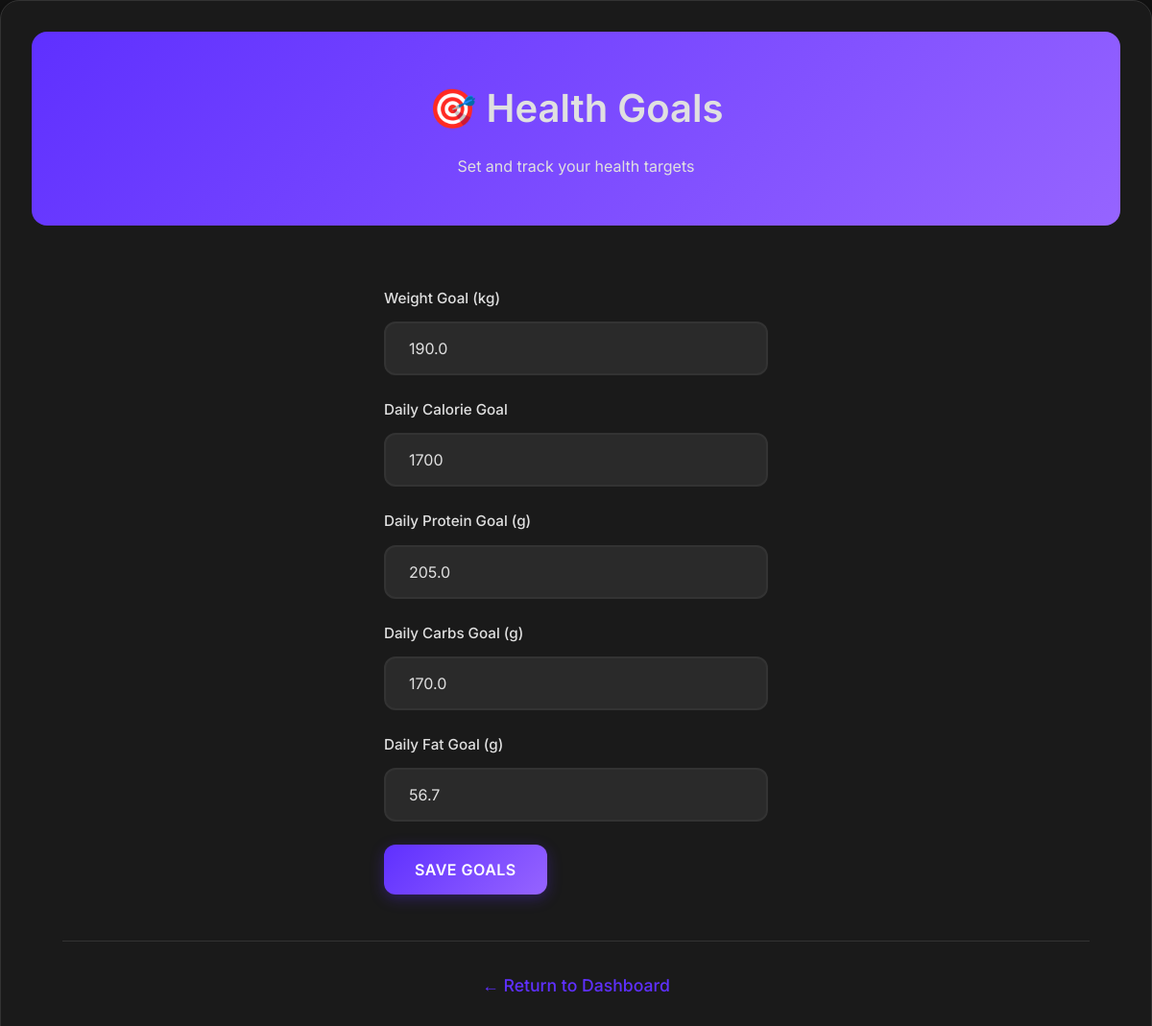
Screenshot of /goals (signed in) with the database file from the repository.
### tables this page shows
CREATE TABLE goals (
            id INTEGER PRIMARY KEY AUTOINCREMENT,
            user_id INTEGER,
            weight_goal REAL,
            calorie_goal INTEGER, protein_goal REAL, carbs_goal REAL, fat_goal REAL,
            FOREIGN KEY (user_id) REFERENCES users(id)
        );

### cedhealth_app.py (the view, shortened to what this page needs)
@app.route('/goals', methods=['GET', 'POST'])
def goals():
    if 'user_id' not in session:
        return redirect(url_for('login'))
    user_id = session['user_id']
    conn = sqlite3.connect('cedhealth.db')
    c = conn.cursor()
    c.execute('SELECT weight_goal, calorie_goal, protein_goal, carbs_goal, fat_goal FROM goals WHERE user_id = ?',
              (user_id, ))
    goal = c.fetchone()
    conn.close()
    return render_template('goals.html', goal=goal)

### templates/goals.html (shortened to what this page needs)
<!DOCTYPE html>
<html lang="en">
<head>
    <link rel="stylesheet" href="{{ url_for('static', filename='style.css') }}">
</head>
<body>
    <div class="container">
        <div class="header">
            <h1>🎯 Health Goals</h1>
            <p>Set and track your health targets</p>
        </div>
        <div class="content">
            <form method="POST" class="form-container">
                <div class="form-group">
                    <label for="weight_goal">Weight Goal (kg)</label>
                    <input type="number" id="weight_goal" name="weight_goal" step="0.1"
                           value="{{ goal[0] if goal else '' }}" placeholder="Enter your target weight">
                </div>
                <div class="form-group">
                    <label for="calorie_goal">Daily Calorie Goal</label>
                    <input type="number" id="calorie_goal" name="calorie_goal"
                           value="{{ goal[1] if goal else '' }}" placeholder="Enter daily calorie target">
                </div>
                <div class="form-group">
                    <label for="protein_goal">Daily Protein Goal (g)</label>
                    <input type="number" id="protein_goal" name="protein_goal" step="0.1"
                           value="{{ goal[2] if goal else '' }}" placeholder="Enter daily protein target">
                </div>
                <div class="form-group">
                    <label for="carbs_goal">Daily Carbs Goal (g)</label>
                    <input type="number" id="carbs_goal" name="carbs_goal" step="0.1"
                           value="{{ goal[3] if goal else '' }}" placeholder="Enter daily carbs target">
                </div>
                <div class="form-group">
                    <label for="fat_goal">Daily Fat Goal (g)</label>
                    <input type="number" id="fat_goal" name="fat_goal" step="0.1"
                           value="{{ goal[4] if goal else '' }}" placeholder="Enter daily fat target">
                </div>
                <button type="submit" class="btn btn-primary">Save Goals</button>
            </form>
            <div class="back-link">
                <a href="/dashboard">← Return to Dashboard</a>
            </div>
        </div>
    </div>
</body>
</html>

### static/style.css (style rules this page uses)
* { margin: 0; padding: 0; box-sizing: border-box; }
:root { --primary-bg: #121212; --secondary-bg: #1A1A1A; --tertiary-bg: #2A2A2A; --card-bg: #1A1A1A; --accent-color: #5f30ff; --accent-gradient: linear-gradient(135deg, #5f30ff 0%, #9664ff 100%); --accent-hover: #7c3aed; --text-primary: #e0e0e0; --text-secondary: #B8B8B8; --text-muted: #888888; --border-color: #333333; --shadow-light: rgba(95, 48, 255, 0.1); --shadow-medium: rgba(0, 0, 0, 0.3); --shadow-heavy: rgba(0, 0, 0, 0.5); --radius-sm: 8px; --radius-md: 12px; --radius-lg: 16px; --radius-xl: 20px; --space-xs: 0.5rem; --space-sm: 0.75rem; --space-md: 1rem; --space-lg: 1.5rem; --space-xl: 2rem; --space-2xl: 3rem; }
body { font-family: 'Inter', 'Poppins', -apple-system, BlinkMacSystemFont, 'Segoe UI', Roboto, sans-serif; line-height: 1.6; color: var(--text-primary); background-color: var(--primary-bg); min-height: 100vh; font-weight: 400; }
h1, h2, h3, h4, h5, h6 { font-weight: 600; margin-bottom: var(--space-md); color: var(--text-primary); font-family: 'Inter', sans-serif; }
h1 { font-size: 2.5rem; }
p, span, div, label, li, td, th { color: var(--text-primary); font-family: 'Inter', sans-serif; }
a { color: var(--accent-color); text-decoration: none; transition: color 0.3s ease; }
.btn { display: inline-flex; align-items: center; justify-content: center; padding: var(--space-md) var(--space-xl); font-size: 1rem; font-weight: 600; text-decoration: none; border: none; border-radius: var(--radius-md); cursor: pointer; transition: all 0.3s ease; white-space: nowrap; text-transform: uppercase; letter-spacing: 0.5px; font-family: 'Inter', sans-serif; }
.btn-primary, .btn { background: var(--accent-gradient); color: white; box-shadow: 0 4px 15px rgba(95, 48, 255, 0.3); }
input[type="text"], input[type="email"], input[type="password"], input[type="number"], input[type="date"], select, textarea { width: 100%; padding: var(--space-md) var(--space-lg); font-size: 1rem; font-family: 'Inter', sans-serif; font-weight: 400; border: 2px solid var(--border-color); border-radius: var(--radius-md); background: var(--tertiary-bg); color: var(--text-primary); transition: all 0.3s ease; }
input::placeholder { color: var(--text-muted); }
.form-group { margin-bottom: var(--space-lg); }
.form-group label { display: block; margin-bottom: var(--space-sm); font-weight: 500; color: var(--text-primary); font-size: 0.95rem; }
.container { max-width: 1200px; margin: 0 auto; padding: var(--space-xl); background: var(--card-bg); border-radius: var(--radius-xl); box-shadow: 0 8px 32px var(--shadow-medium); border: 1px solid var(--border-color); }
.header, .page-header { background: var(--accent-gradient); color: white; padding: var(--space-2xl) var(--space-xl); text-align: center; border-radius: var(--radius-lg); margin-bottom: var(--space-xl); position: relative; }
.back-link { text-align: center; margin-top: var(--space-2xl); padding-top: var(--space-xl); border-top: 1px solid var(--border-color); }
.back-link a { color: var(--accent-color); text-decoration: none; font-weight: 500; transition: color 0.3s ease; font-size: 1.1rem; }
.content { padding: var(--space-xl); }

### templates/goals.html (style rules this page uses)
.form-container { max-width: 400px; margin: 0 auto; }

### rows the page displays
goals: weight_goal "190.0", calorie_goal "1700", protein_goal "205.0", carbs_goal "170.0", fat_goal "56.7"
